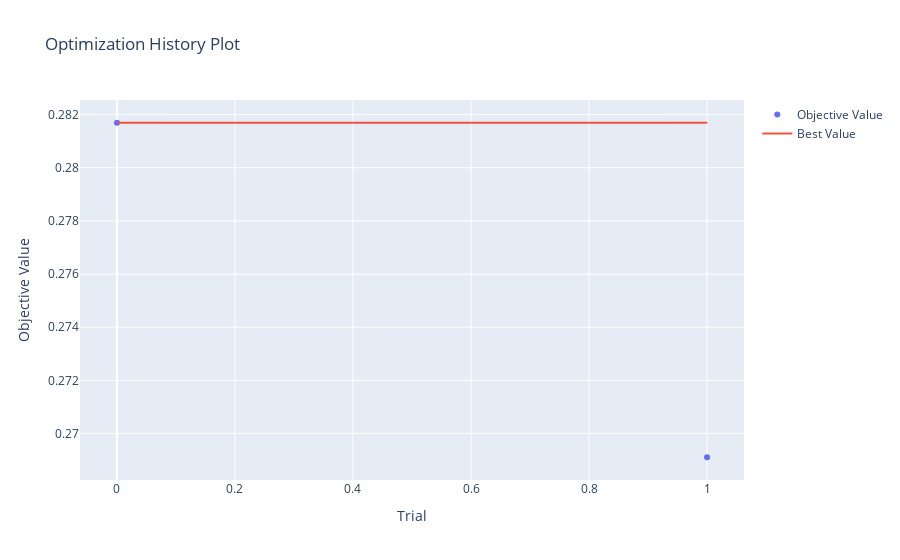

Notebook code for this chart:
### Code cell
visualizations['optimization_history']

### Figure 1 — Plotly figure (JSON) as saved in the notebook; plotly's stock layout.template omitted (floating-point values rounded to 4 significant figures)
{"data": [{"mode": "markers", "name": "Objective Value", "type": "scatter", "x": [0, 1], "y": [0.2817, 0.2691]}, {"mode": "lines", "name": "Best Value", "type": "scatter", "x": [0, 1], "y": [0.2817, 0.2817]}, {"marker": {"color": "#cccccc"}, "mode": "markers", "name": "Infeasible Trial", "showlegend": false, "type": "scatter", "x": [], "y": []}], "layout": {"title": {"text": "Optimization History Plot"}, "xaxis": {"title": {"text": "Trial"}}, "yaxis": {"title": {"text": "Objective Value"}}}}
